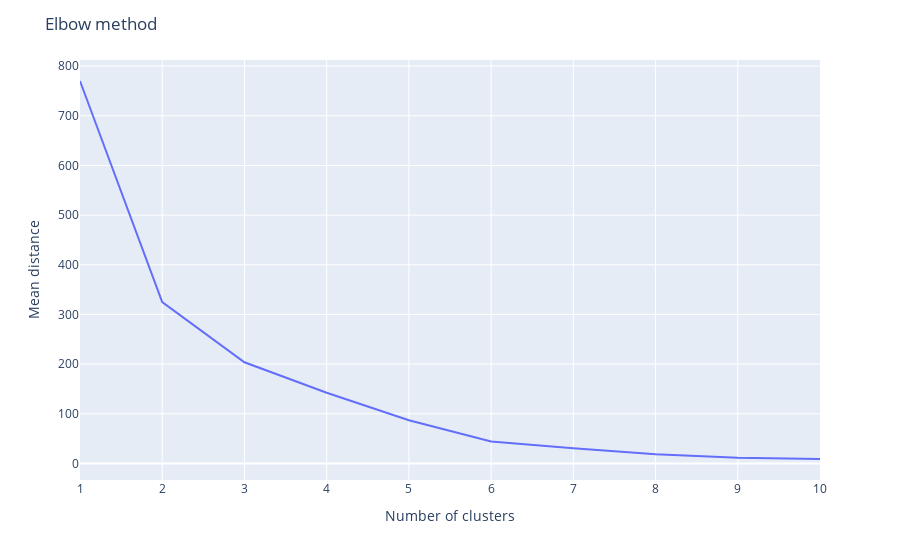

Notebook source saved alongside this figure:
### Code cell
optimun_k_means(df[non_numerical_col],10)

### Figure 1 — Plotly figure (JSON) as saved in the notebook; plotly's stock layout.template omitted (floating-point values rounded to 4 significant figures)
{"data": [{"hovertemplate": "x=%{x}<br>y=%{y}<extra></extra>", "legendgroup": "", "line": {"color": "#636efa", "dash": "solid"}, "marker": {"symbol": "circle"}, "mode": "lines", "name": "", "orientation": "v", "showlegend": false, "type": "scatter", "x": [1, 2, 3, 4, 5, 6, 7, 8, 9, 10], "xaxis": "x", "y": [770, 324.9, 203.7, 142.4, 87.01, 44.44, 30.5, 18.64, 11.61, 9.042], "yaxis": "y"}], "layout": {"legend": {"tracegroupgap": 0}, "margin": {"t": 60}, "title": {"text": "Elbow method"}, "xaxis": {"anchor": "y", "domain": [0, 1], "title": {"text": "Number of clusters"}}, "yaxis": {"anchor": "x", "domain": [0, 1], "title": {"text": "Mean distance"}}}}
